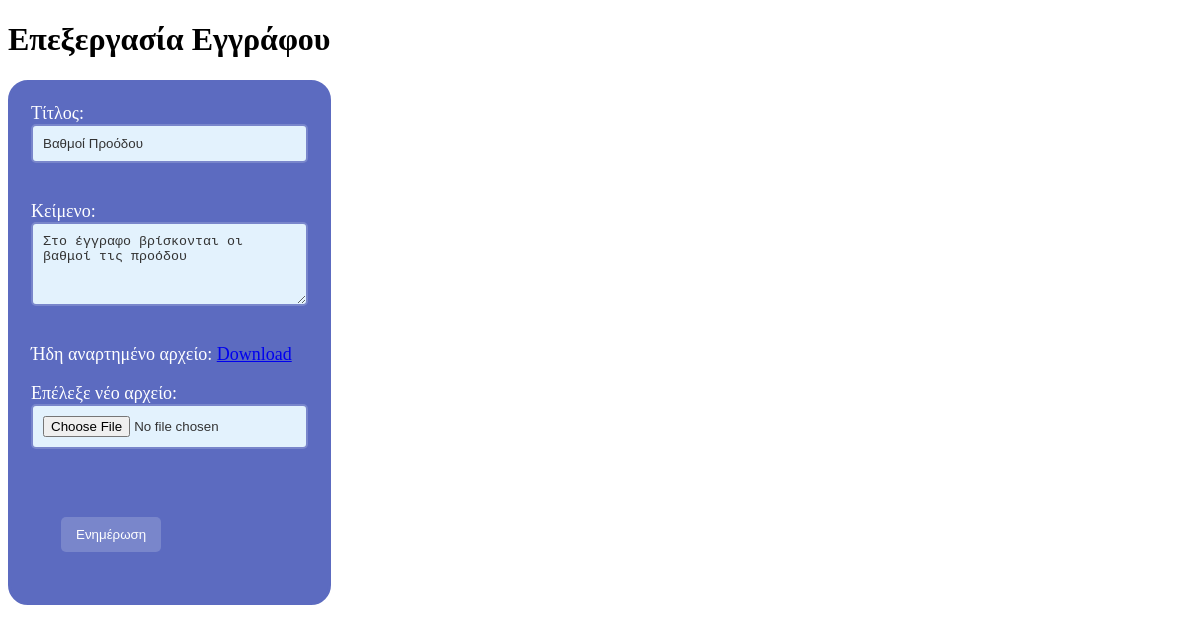
The page /edit_document.php?id=15 (signed in) on the database its author committed.
### tables this page shows
CREATE TABLE `document` (
  `id` int(11) NOT NULL,
  `title` varchar(100) NOT NULL,
  `description` longblob NOT NULL,
  `location` text NOT NULL
);

### edit_document.php (the view, shortened to what this page needs)
<?php
include('connection.php');
if (isset($_GET['id'])) {
    $documentId = $_GET['id'];
    $sqlSelect = "SELECT * FROM document WHERE id = '$documentId'";
    $result = $conn->query($sqlSelect);
    if ($result->num_rows > 0) {
        $row = $result->fetch_assoc();
        $title = $row['title'];
        $description = $row['description'];
        $location = $row['location'];
    } else {
        echo "Δεν βρέθηκε έγγραφο.";
        exit();
    }
}
?>
<!DOCTYPE html>
<html lang="el">
<head>
</head>
<body>
<div class="title">
    <h1>Επεξεργασία Εγγράφου</h1>
</div>
<div class="container">
    <div class="main-content">
        <form action="" method="post" enctype="multipart/form-data">
            <label style="width: fit-content" for="theme">Τίτλος:</label>
            <input type="text" id="title" name="title" value="<?php echo $title; ?>" required><br>
            <label for="mainText">Κείμενο:</label>
            <textarea id="description" name="description" rows="4" required><?php echo $description; ?></textarea><br>
            <label style="width: fit-content">Ήδη αναρτημένο αρχείο: <?php echo '<a href="' . $location . '">Download</a>';?></label><br><br>
            <label style="width: fit-content">Επέλεξε νέο αρχείο:</label>
            <input type="file" name="file"><br>
            <button class="submit-btn" type="submit">Ενημέρωση</button>
        </form>
    </div>
</div>
</body>
</html>

### edit_document.php (style rules this page uses)
form { height: fit-content; width: fit-content; border: 3px solid #5C6BC0; padding: 20px; background: #5C6BC0; border-radius: 20px; }
input, textarea { display: block; border: 2px solid #7986CB; width: 100%; padding: 10px; text-align: inherit; margin-bottom: 20px; border-radius: 5px; box-sizing: border-box; background-color: #E3F2FD; color: #333; }
label { color: #ffffff; font-size: 18px; margin-bottom: 10px; }
.submit-btn { position: relative; flex: 6; margin: 30px; padding: 10px 15px; background: #7986CB; color: white; border: none; border-radius: 5px; cursor: pointer; transition: background-color 0.3s ease; }

### rows shown on the page
document: title "Βαθμοί Προόδου", description "Στο έγγραφο βρίσκονται οι βαθμοί τις προόδου"
